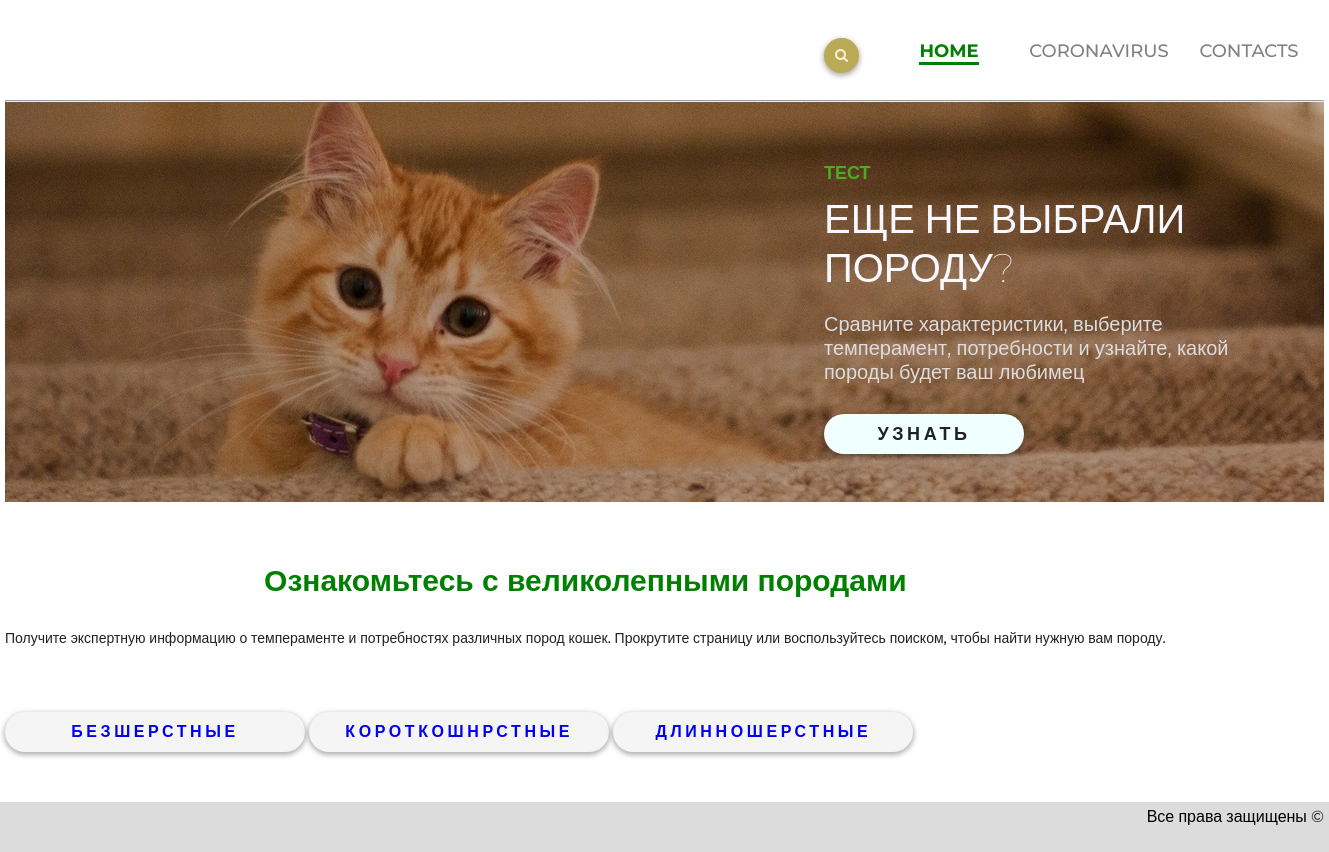
/, run on an earlier commit of the app's database.
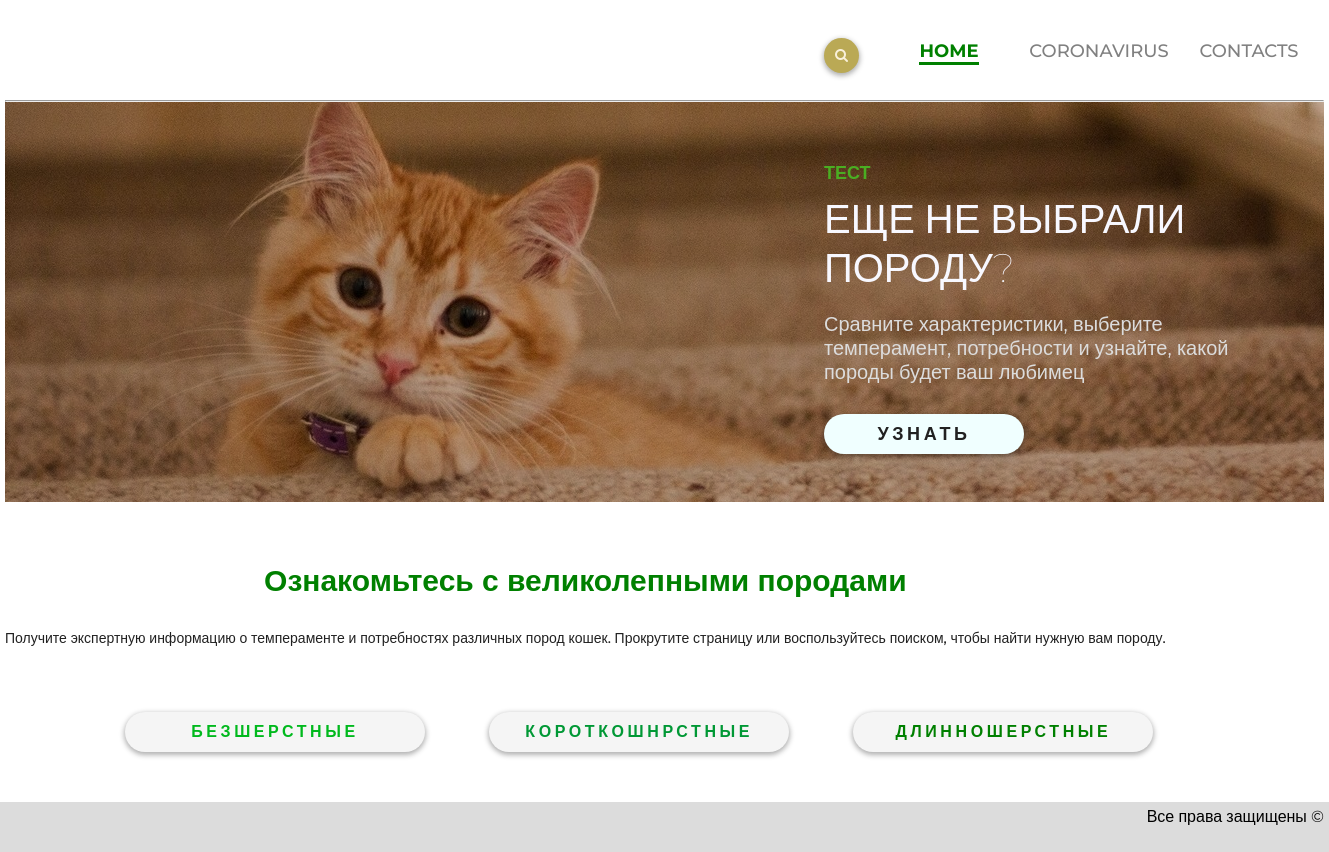
And on a later commit of the database.
### cats/models.py (models this page shows, shortened)
class TypeOfWool(models.Model):
    name = models.CharField("Тип шерсти", max_length=20)
    url = models.SlugField(max_length=160, unique = True)
    text_style = models.CharField("Стиль отбражения текста", max_length=100, default='button2 ')
    class Meta:
        verbose_name = "Тип шерсти"
        verbose_name_plural = "Тип шерсти"
    def get_absolute_url(self):
        return reverse("middleware", kwargs={"slug":self.url})

### cats/views.py (the view)
# urls.py: path("", views.MainMenuView.as_view(), name="home"),
class MainMenuView ( generic.View ):
    def get(self, request):
        wooltypes = TypeOfWool.objects.all()
        return render (request, "cats/index.html", {"wooltype_list": wooltypes})

### templates/cats/index.html (shortened to what this page needs)
<!DOCTYPE html>
{% load static %}
<html>
<head>
	<link rel="stylesheet" href="{% static 'css/style.css' %}">
	<link rel="stylesheet" href="https://maxcdn.bootstrapcdn.com/font-awesome/4.5.0/css/font-awesome.min.css">
</head>
<body>
	<div class="container">
		<div class="header">
			<ul class="menu">
				<li class="menu-list"><a href="{%url "contacts" %}" class="menu-link">CONTACTS</a></li>
				<li class="menu-list"><a href="{% url "corona" %}" class="menu-link">CORONAVIRUS</a></li>
				<li class="menu-list"><a href="#" class="menu-link menu-link-active">HOME</a></li>
			</ul>
			<form class="form" action="{% url "s_result" %}" method="post">
				<input type="text" class="input" placeholder="Искать здесь..." name="search_field">
				<button type="submit"></button>
			</form>
		</div>
		<hr>
		<div class="test">
			<div class="test-text padding-site">
				<p class="test1">тест</p>
				<h2 class="test-h2">еще не выбрали породу?</h2>
				<p class="test-content">Сравните характеристики, выберите темперамент, потребности и узнайте, какой породы будет ваш любимец</p>
				<a href="{% url "test" %}" class="button">узнать</a>
			</div>
		</div>
		<div class="hello-text">
			<h2 class="hello-h2">Ознакомьтесь с великолепными породами</h2>
			<h3 class="hello-h3">Получите экспертную информацию о темпераменте и потребностях различных пород кошек. Прокрутите страницу или воспользуйтесь поиском, чтобы найти нужную вам породу.</h3>
		</div>
		<div class="buttons">
		{% for wool in wooltype_list%}
			<a href="{{ wool.get_absolute_url }}"class="{{ wool.text_style }}">{{ wool.name }}</a>
		{% endfor %}
		</div>
	</div>
	<div class="footer">
		<p>Все права защищены &copy;</p>
	</div>
</body>
</html>

What changed in the data, as far as the page shows it:
changed TypeOfWool "БЕЗШЕРСТНЫЕ": text_style "button2 " → "button2 b-none" (drawn)
changed TypeOfWool "КОРОТКОШНРСТНЫЕ": text_style "button2 " → "button2 b-short" (drawn)
changed TypeOfWool "ДЛИННОШЕРСТНЫЕ": text_style "button2 " → "button2 b-long" (drawn)
